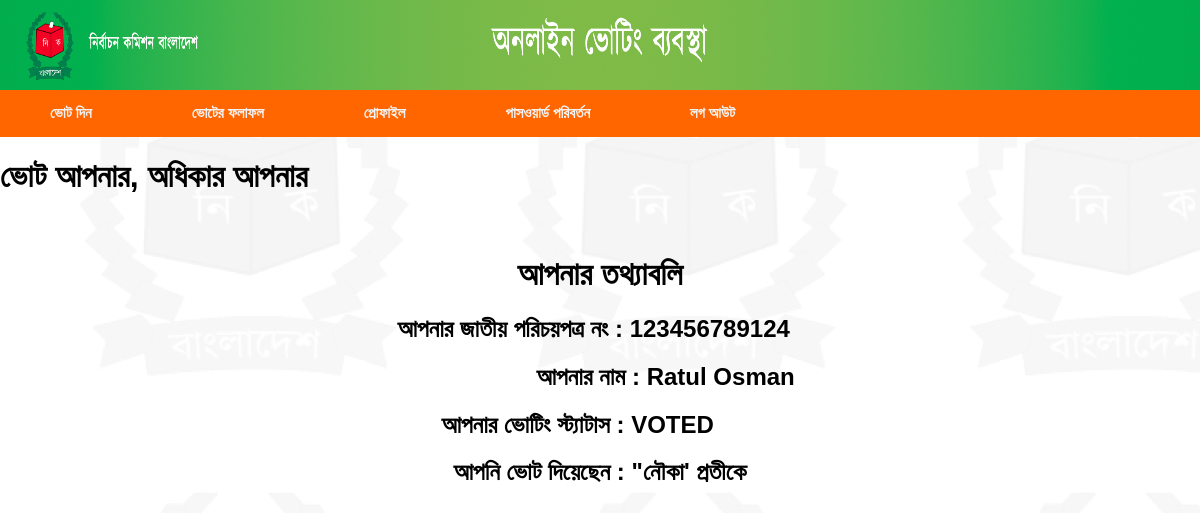
The app's page /profile.php (signed in) with its own data.
### tables this page shows
CREATE TABLE `voters` (
  `firstname` varchar(100) NOT NULL,
  `lastname` varchar(100) NOT NULL,
  `username` varchar(100) NOT NULL,
  `status` varchar(10) NOT NULL DEFAULT 'NOTVOTED',
  `voted` varchar(255) DEFAULT NULL
);

### profile.php (the view, shortened to what this page needs)
<?php
include "header_voter.php";
include "connection.php";
?>
<center>
<h1> আপনার তথ্যাবলি </h1>
<h2 style ='margin-left: -.8rem'> আপনার জাতীয় পরিচয়পত্র নং : <?php echo $_SESSION['SESS_NAME']; ?></h2>
<?php
$query = 'SELECT status FROM voters WHERE username="' . $_SESSION['SESS_NAME'] . '" AND status = "VOTED"';
if ($result = mysqli_query($con, $query)) {
    if (mysqli_num_rows($result) > 0) {
        $sql = mysqli_query($con, 'SELECT * from voters WHERE username="' . $_SESSION['SESS_NAME'] . '"');
        $row = mysqli_fetch_assoc($sql);
        echo "<h2 style ='margin-left: 8.2rem'>আপনার নাম : " . $row['firstname'] . " " . $row['lastname'] . "</h2>";
        echo "<h2 style ='margin-left: -2.8rem'>আপনার ভোটিং স্ট্যাটাস : " . $row['status'] . " </h2>";
        if ($row['voted'] == 'Boat') {
            $choice = "নৌকা";
        } elseif ($row['voted'] == 'Paddy') {
            $choice = "ধানের শীষ";
        } elseif ($row['voted'] == 'Plough') {
            $choice = "লাঙ্গল";
        } elseif ($row['voted'] == 'Sickle') {
            $choice = "কাস্তে";
        } elseif ($row['voted'] == 'Hammer') {
            $choice = "হাতুড়ি";
        }
        echo "<h2>আপনি ভোট দিয়েছেন : \"" . $choice . "' প্রতীকে</h2>";
    }
}
?>
</center>

### header_voter.php (style rules this page uses)
body { margin: 0; font-family: 'BenSen', sans-serif; font-weight: bold; }

### records on screen
voters: firstname "Ratul", lastname "Osman", status "VOTED", voted "নৌকা"

### other values on screen
$_SESSION['SESS_NAME'] "123456789124"
